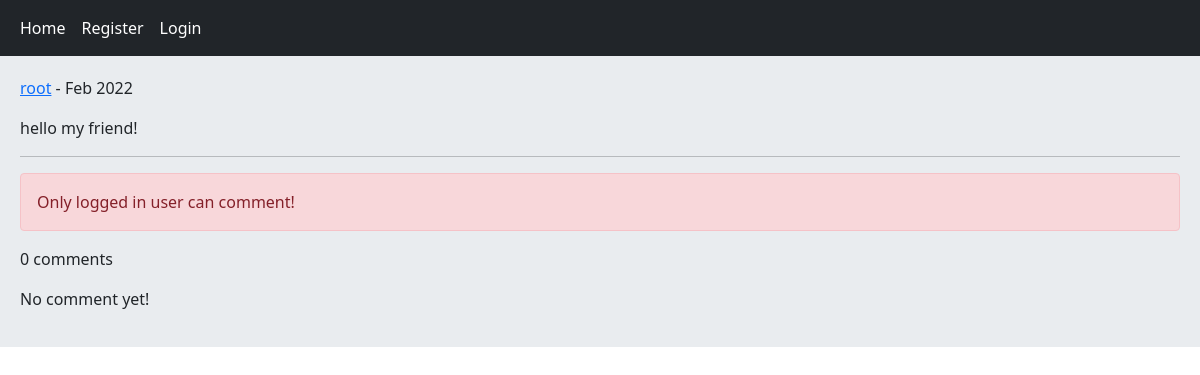
Page /post/2/hello-my-friend/ on the earlier database version.
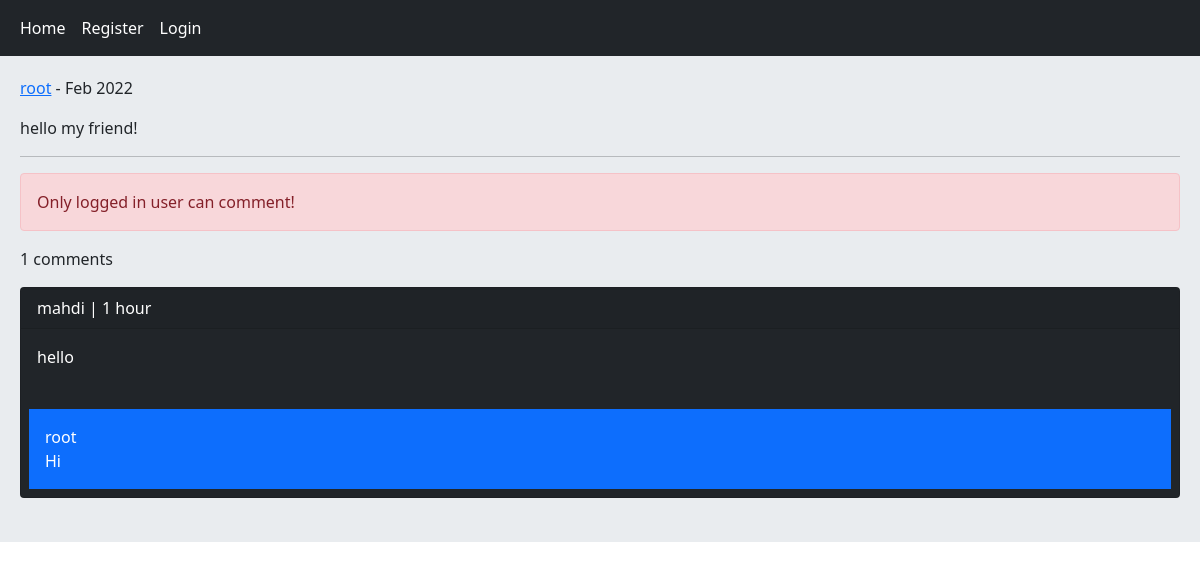
Same page on the later database version.
### home/models.py (models this page shows, shortened)
class Post(models.Model):
    user = models.ForeignKey(User, on_delete=models.CASCADE, related_name='posts')
    body = models.TextField()
    slug = models.SlugField()
    created_at = models.DateTimeField(auto_now_add=True)
    updated_at = models.DateTimeField(auto_now=True)
    class Meta:
        ordering = ('-updated_at',)

class Comment(models.Model):
    user = models.ForeignKey(User, on_delete=models.CASCADE, related_name='ucomments')
    post = models.ForeignKey(Post, on_delete=models.CASCADE, related_name='pcomments')
    reply = models.ForeignKey('self', on_delete=models.CASCADE, related_name='rcomments', blank=True, null=True)
    is_reply = models.BooleanField(default=False)
    body = models.TextField(max_length=400)
    created_at = models.DateTimeField(auto_now_add=True)

### home/views.py (the view, shortened to what this page needs)
# urls.py: path('post/<int:post_id>/<slug:post_slug>/', views.PostDetailView.as_view(), name='post_detail'),
class PostDetailView(View):
    form_class = CommentCreateForm
    form_class_reply = CommentReplyForm
    def setup(self, request, *args, **kwargs):
        self.post_instance = get_object_or_404(Post, pk=kwargs['post_id'], slug=kwargs['post_slug'])
        return super().setup(request, *args, **kwargs)
    def get(self, request, *args, **kwargs):
        comments = self.post_instance.pcomments.filter(is_reply=False)
        return render(request, 'home/detail.html', {'post':self.post_instance, 'comments':comments, 'form':self.form_class, 'reply_form':self.form_class_reply})

### home/templates/home/detail.html (shortened to what this page needs)
{% extends 'base.html' %}
{% block content %}
    <p><a href="{% url 'account:user_profile' post.user.id %}">{{ post.user.username }}</a> - {{ post.updated_at|date:"M Y" }}</p>
    <p>{{ post.body }}</p><hr/>
    {% if request.user.is_authenticated %}
        <form action="" method="post">
            {% csrf_token %}
            {{ form.as_p }}
            <input type="submit" value="Send">
        </form><br/>
    {% else %}
        <p class="alert alert-danger">Only logged in user can comment!</p>
    {% endif %}
    <p>{{ comments.count }} comments</p>
    {% for comment in comments %}
        <div class="card bg-dark text-white">
            <p class="card-header">{{ comment.user }} | {{ comment.created_at|timesince }}</p>
            <p class="card-body">{{ comment.body }}</p>
            {% with replies=comment.rcomments.all %}
                {% for rcomment in replies %}
                    <p class="bg-primary p-3 m-2">{{ rcomment.user }}<br/>{{ rcomment.body }}</p>
                {% endfor %}
            {% endwith %}
        </div><br/>
    {% empty %}
        <p>No comment yet!</p>
    {% endfor %}
{% endblock content %}

### templates/base.html (shortened to what this page needs)
<!DOCTYPE html>
<html lang="en">
<head>
    <link href="https://cdn.jsdelivr.net/npm/bootstrap@5.1.3/dist/css/bootstrap.min.css" rel="stylesheet">
</head>
<body>
    {% include 'includes/navbar.html' %}
    <div class="jumbotron">
        {% block content %}{% endblock content %}
    </div>
</body>
</html>

### templates/includes/navbar.html
<nav class="navbar navbar-expand-lg navbar-dark bg-dark">
    <div class="container-fluid">
        <div class="navbar-nav">
            <a class="nav-link active" href="{% url 'home:home' %}">Home</a>
            {% if request.user.is_authenticated %}
            <a class="nav-link active" href="{% url 'account:user_profile' request.user.id %}">Profile</a>
            <a class="nav-link active" href="{% url 'account:user_logout' %}">Logout</a>
            {% else %}
            <a class="nav-link active" href="{% url 'account:user_register' %}">Register</a>
            <a class="nav-link active" href="{% url 'account:user_login' %}">Login</a>
            {% endif %}
        </div>
    </div>
</nav>

### templates/base.html (style rules this page uses)
.jumbotron { padding: 20px; margin-bottom: 20px; background-color: #e9ecef; }

Differences in the rows shown:
added Comment: user "mahdi", created_at "1 hour", body "hello"
added Comment: user "root", body "Hi", shown under "mahdi"
Other differences:
{{ comments.count }}: "0" → "1"
text no longer shown: "No comment yet!"
